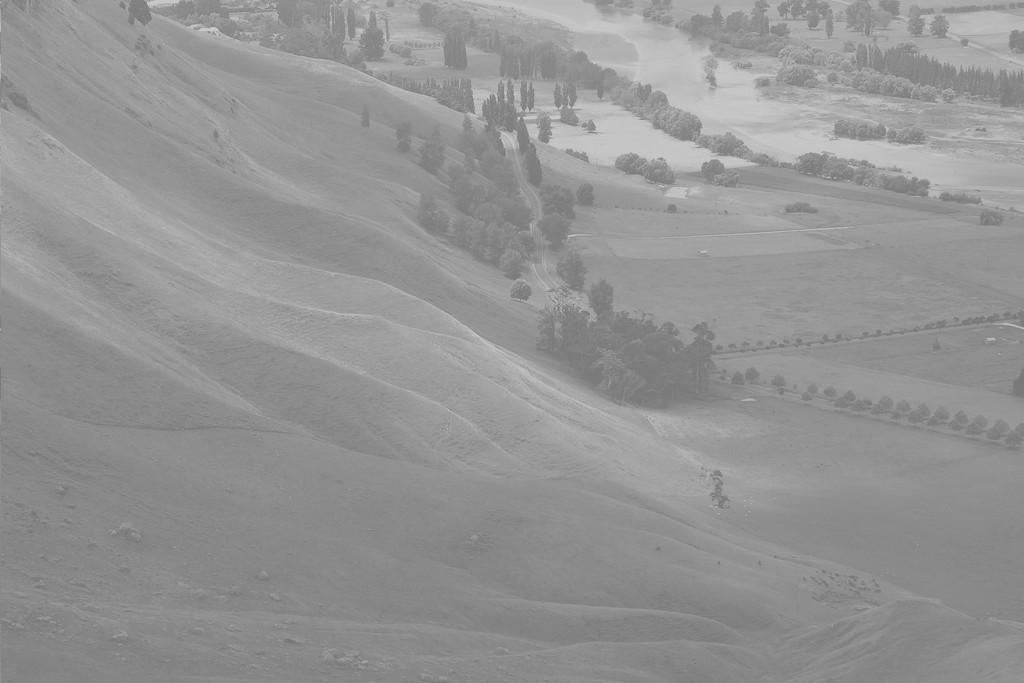
%> input picture Handout/Week 4 - Histograms/Code/Histogram/bay.jpg, 1024 x 683 px
$ octave Histogram.m   (GNU Octave 9; MATLAB toolbox functions it lacks are replaced by stand-ins)
%> lines starting %> are read from the running program, lines starting %| are printed output that depends on the picture
% EE368/CS232 Digital Image Processing
% Bernd Girod
% Department of Electrical Engineering, Stanford University

% Script by Qiyuan Tian and David Chen
% Example histogram

clear, clc, close all

% Load test image
img = imread('bay.jpg');
%> img is the input picture: size 683x1024 uint8; min 114, max 212, mean 148
[counts, index] = imhist(img);
%> counts = 256 values, max 30266 at index 138, min 0 at index 1, mean 2732; index = 256 values from 0 to 255

% Plot histogram
subplot(1, 2, 1), bar(index, counts);
set(gca, 'FontSize', 20);
xlim([0 255]);
xlabel('Gray level'), ylabel('# pixels');

% Show image
subplot(1, 2, 2), imshow(img);
title('Original image');
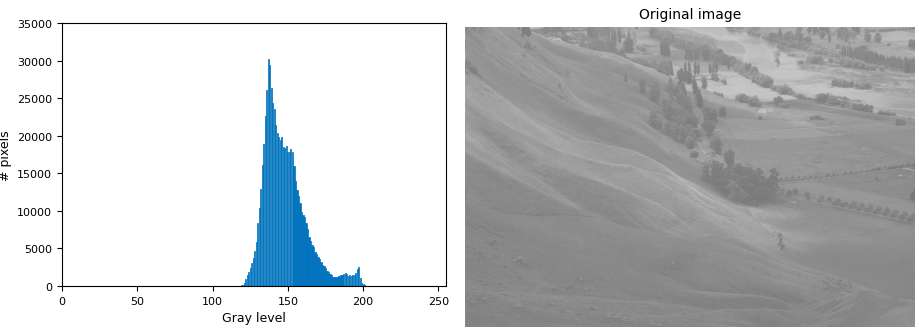
%> figure redrawn from the program's plot data, 2 panels
saveas(gca, 'Histogram.png');
